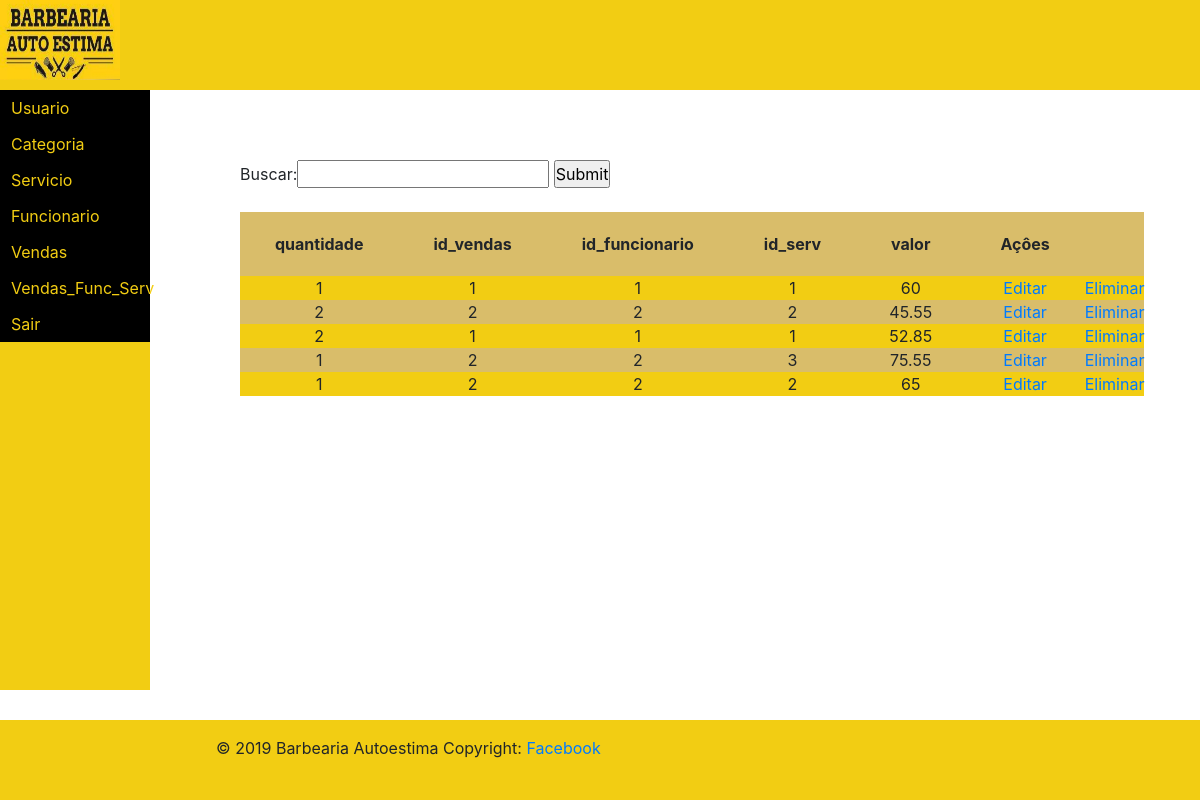
/html/listar_venda_func_serv.php (signed in), run on the app's committed database.
### tables this page shows
CREATE TABLE `venda_func_serv` (
  `id` int(11) NOT NULL,
  `quantidade` varchar(255) DEFAULT NULL,
  `id_vendas` int(11) DEFAULT NULL,
  `id_funcionario` int(11) DEFAULT NULL,
  `id_serv` int(11) DEFAULT NULL,
  `valor` double DEFAULT NULL
);

### pdo/Conexao.php (called while the page is built)
<?php
 Class ClassConexao{
      public function conectaDB(){
        $host = 'mysql:host=localhost;dbname=barbearia;charset=utf8';
        $user = 'root';
        $pass = '';
            try {
                $pdo = new PDO($host, $user, $pass);
                return $pdo;
            } catch (PDOException $ex) {
                echo 'Erro: ' . $ex->getMessage();
            }
        }
    }
?>

### pdo/Venda_Func_Serv.class.php (called while the page is built, shortened)
<?php
include_once 'Conexao.php';
class Venda_Func_Serv extends ClassConexao {
     protected $conexao = null;
     public function __construct(){
         $this->conexao = $this->conectaDB();
     }
     public function Listar() {
    $stmt = $this->conexao->prepare("Select * from venda_func_serv");
    $stmt->execute();
    $resultado = $stmt->fetchAll();
    return $resultado;
    }
    }

### html/listar_venda_func_serv.php (the view, shortened to what this page needs)
<?php
    include_once "topo.php";
?>
<div class="divposicao">
<form action="listar_venda_func_serv.php">
   Buscar:<input type="text" name="buscar"/>
 <input type="submit"/>
</form>
<br>
        <?php
       include_once '../pdo/Venda_Func_Serv.class.php';
      if (isset($_GET['buscar'])){
         $conexao = new Venda_Func_Serv();
         $venda_func_serv = $conexao->Listarnome($_GET['buscar']);
       }else{
         $conexao = new Venda_Func_Serv();
         $venda_func_serv = $conexao->Listar();
      }
      echo "<table style='width:50%' id='tables'>";
      echo"<tr>
      <th>quantidade </th>
      <th>id_vendas</th>
      <th>id_funcionario </th>
      <th> id_serv </th>
      <th> valor </th>
       <th tolspan='2'>Açôes</th>
       </tr>";
       foreach ($venda_func_serv as $Venda_Func_Serv) {
                echo"<tr>
                <td> ". $Venda_Func_Serv['quantidade']." </td>
                <td> ". $Venda_Func_Serv['id_vendas']." </td>
                <td> ". $Venda_Func_Serv['id_funcionario']." </td>
                <td> ". $Venda_Func_Serv['id_serv']." </td>
                <td> ". $Venda_Func_Serv['valor']." </td>
                 <td><a href='../html/editar_venda_func_serv.php?id=".$Venda_Func_Serv['id']."&quantidade=".$Venda_Func_Serv['quantidade']."&id_vendas=".$Venda_Func_Serv['id_vendas'].
                 "&id_funcionario=".$Venda_Func_Serv['id_funcionario']."&id_serv=".$Venda_Func_Serv['id_serv']."&valor=".$Venda_Func_Serv['valor']."'>Editar</a></td>
                 <td><a href='../html/apagar_venda_func_serv.php?id=".$Venda_Func_Serv['id']."'>Eliminar</a></td>
                </tr>";
            }
     echo"</table>";
        ?>
        </div>
 <?php
    include_once "rodape.php";
?>

### css/templatebarbearia.css (style rules this page uses)
* { box-sizing:border-box; margin:0; padding:0; }
.divposicao { position: absolute; top: 20%; left: 20%; }

### html/listar_venda_func_serv.php (style rules this page uses)
#tables { width: 100%; background-color:#D9BD6A; }
tr:nth-child(even) { background-color: #F2CD13 }
tr, th { text-align: center; padding: 20px 35px; }

### data on the page
venda_func_serv: quantidade "1", id_vendas "1", id_funcionario "1", id_serv "1", valor "60"
venda_func_serv: quantidade "2", id_vendas "2", id_funcionario "2", id_serv "2", valor "45.55"
venda_func_serv: quantidade "2", id_vendas "1", id_funcionario "1", id_serv "1", valor "52.85"
venda_func_serv: quantidade "1", id_vendas "2", id_funcionario "2", id_serv "3", valor "75.55"
venda_func_serv: quantidade "1", id_vendas "2", id_funcionario "2", id_serv "2", valor "65"
